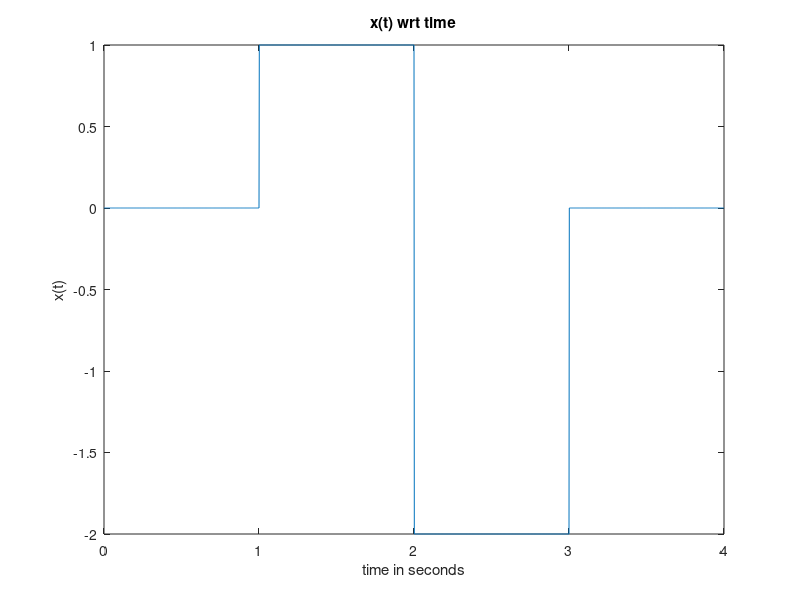
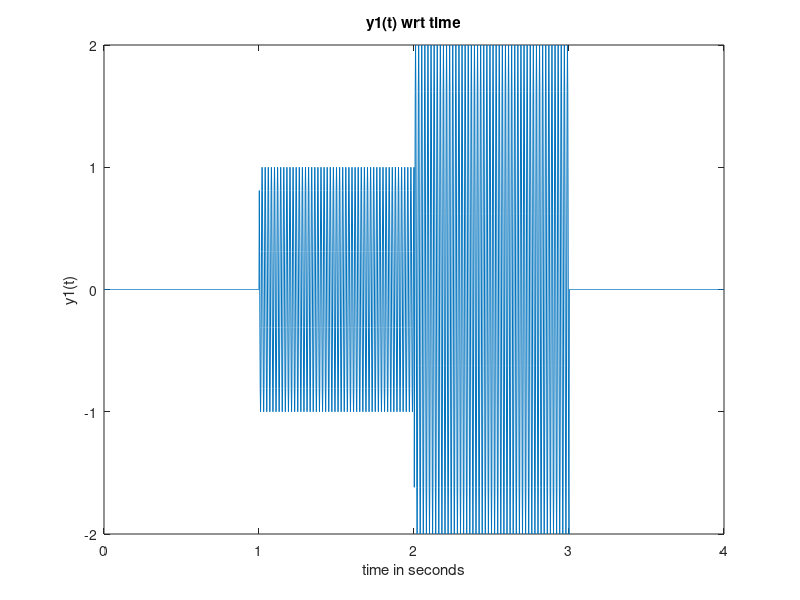
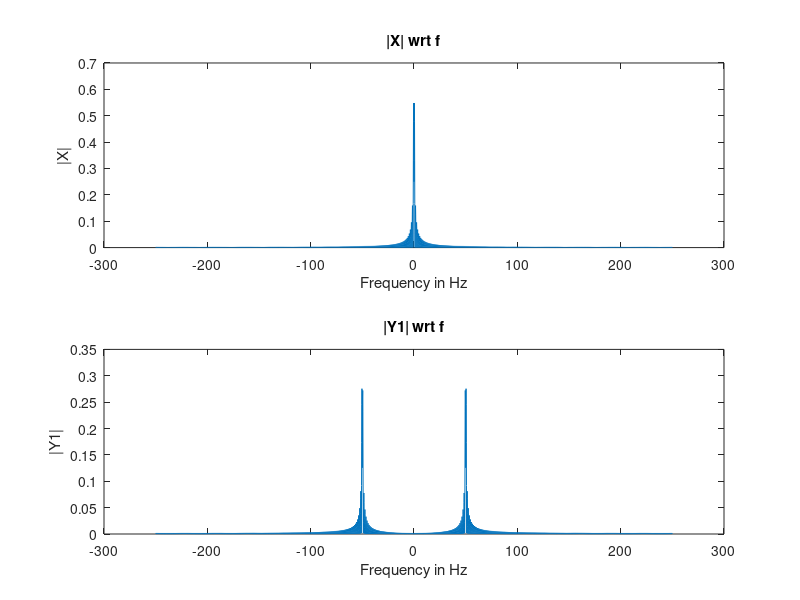
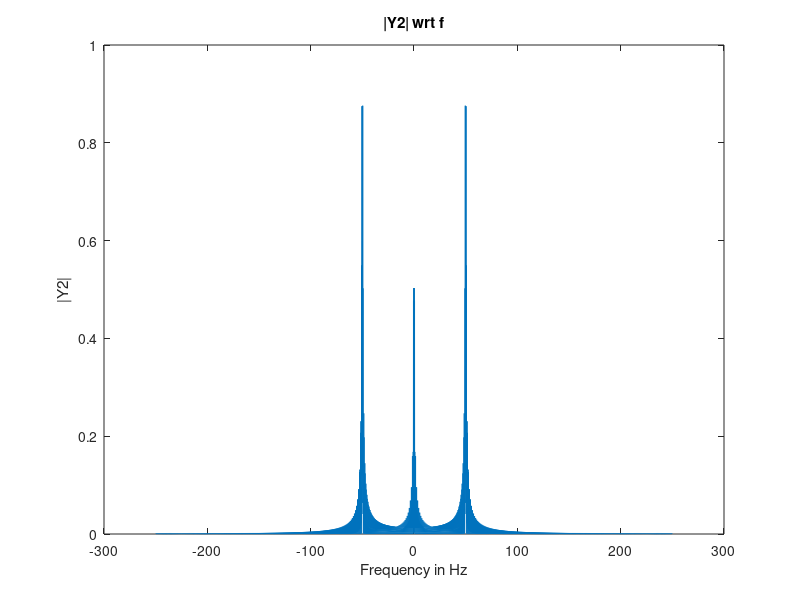

The MATLAB script that drew these images, in order:
close all;
clc;
clear;
%% 2.1.a
Fs=500;
dt=1/Fs;
t=0:dt:4;
x=zeros(1,2001);
x2=zeros(1,2001);
x11(1:find(t==1))=0;%501 elements (0,1 included)
x12(1:((find(t==2)/2)-1/2))=1;%500 elements (1 excluded 2 included)
x13(1:(find(t==3)/3)-1/3)=-2;%500 elements (2 excluded 3 included)
x14(1:(find(t==4)/4)-1/4)=0;%500 elements (3 excluded 4 included)
x=[x11 x12 x13 x14];% concentenation
%% 2.1.b
figure();
plot(t,x);
xlabel('time in seconds');
ylabel('x(t)');
title('x(t) wrt time');% wrt: with respect to
%% 2.1.c
x2=cos(2*pi*50*t);
y1=x.*x2;
%% 2.1.d
figure();
plot(t,y1);
xlabel('time in seconds');
ylabel('y1(t)');
title('y1(t) wrt time');
%% 2.2.a
x_f=fft(x,2*length(x)-1);
y1_f=fft(y1,2*length(y1)-1);
N=length(y1); % it could be y,x,y2 all of them has 2001 elements
f=linspace(-Fs/2,Fs/2,2*N-1);
M_x_f=abs(x_f)./N;
M_y1_f=abs(y1_f)./N;% normalization
figure();
subplot(211);
plot(f,fftshift(M_x_f));
title('|X| wrt f');
ylabel('|X|');
xlabel('Frequency in Hz');
subplot(212);
plot(f,fftshift(M_y1_f));
title('|Y1| wrt f');
ylabel('|Y1|');
xlabel('Frequency in Hz');
%% 2.2.b
Y2=fft(x,2*length(x)-1).*fft(x2,2*length(x2)-1); %multiplication on freqs same as conv in time
figure();
plot(f,abs(fftshift(Y2))./N);% normalization
title('|Y2| wrt f');
ylabel('|Y2|');
xlabel('Frequency in Hz');
%% 2.2.c
y2=ifft(Y2,4001);
figure();
t2=0:dt:8;
plot(t2,y2);
title('y2(t) wrt t');
xlabel('time in seconds');
ylabel('y2(t)');
%% 2.2d
y2=conv(x,x2);
t2=0:dt:8;
figure();
plot(t2,y2);
title('y2(t) wrt t');
xlabel('time in seconds');
ylabel('y2(t)');
y21=y2(find(t2==1):find(t2==3));
y22=y2(find(t2==5):find(t2==7));
if(y21==y22)
    print('Lol');
end